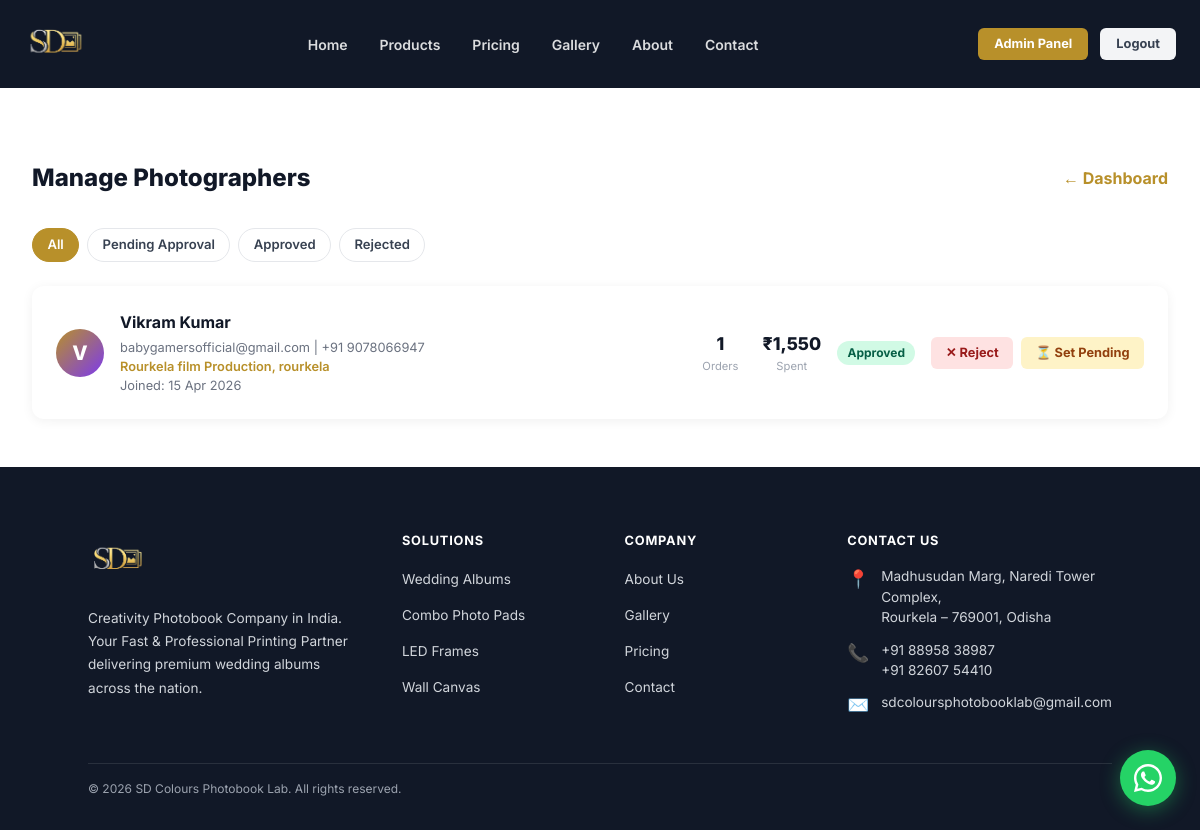
Screenshot of /admin/photographers.php (signed in) with the database file from the repository.
### tables this page shows
CREATE TABLE `users` (
  `id` int unsigned NOT NULL AUTO_INCREMENT,
  `name` varchar(150) NOT NULL,
  `email` varchar(200) NOT NULL,
  `password_hash` varchar(255) NOT NULL,
  `role` enum('admin','photographer') NOT NULL DEFAULT 'photographer',
  `phone` varchar(20) DEFAULT NULL,
  `studio_name` varchar(200) DEFAULT NULL,
  `city` varchar(100) DEFAULT NULL,
  `status` enum('pending','approved','rejected') NOT NULL DEFAULT 'pending',
  `created_at` datetime NOT NULL DEFAULT CURRENT_TIMESTAMP,
  PRIMARY KEY (`id`),
  UNIQUE KEY `email` (`email`)
);

### admin/photographers.php (the view, shortened to what this page needs)
<?php
$db = getDB();
$filter = $_GET['status'] ?? 'all';
$where = $filter !== 'all' ? "WHERE role='photographer' AND status=?" : "WHERE role='photographer'";
$params = $filter !== 'all' ? [$filter] : [];
$stmt = $db->prepare("SELECT u.*, (SELECT COUNT(*) FROM orders WHERE photographer_id=u.id) as order_count, (SELECT COALESCE(SUM(total),0) FROM orders WHERE photographer_id=u.id AND status!='cancelled') as total_spent FROM users u $where ORDER BY u.created_at DESC");
$stmt->execute($params);
$photographers = $stmt->fetchAll();
require_once '../includes/header.php';
?>
<div class="admin-wrap">
  <div style="display:flex;align-items:center;justify-content:space-between;margin-bottom:2rem;flex-wrap:wrap;gap:1rem;">
    <h1 style="font-size:1.5rem;font-weight:800;">Manage Photographers</h1>
    <a href="/admin/index.php" style="color:var(--primary);font-weight:700;text-decoration:none;">← Dashboard</a>
  </div>
  <div class="filter-tabs">
    <?php foreach (['all'=>'All','pending'=>'Pending Approval','approved'=>'Approved','rejected'=>'Rejected'] as $k=>$v): ?>
    <a href="/admin/photographers.php?status=<?= $k ?>" class="filter-tab <?= $filter===$k?'active':'' ?>"><?= $v ?></a>
    <?php endforeach; ?>
  </div>
  <?php if ($photographers): ?>
  <?php foreach ($photographers as $p): ?>
  <div class="photo-card">
    <div class="photo-avatar"><?= strtoupper(substr($p['name'], 0, 1)) ?></div>
    <div class="photo-info">
      <h3><?= htmlspecialchars($p['name']) ?></h3>
      <p><?= htmlspecialchars($p['email']) ?> <?= $p['phone'] ? '| '.$p['phone'] : '' ?></p>
      <?php if ($p['studio_name']): ?><p style="color:var(--primary);font-weight:600;"><?= htmlspecialchars($p['studio_name']) ?><?= $p['city'] ? ', '.htmlspecialchars($p['city']) : '' ?></p><?php endif; ?>
      <p>Joined: <?= date('d M Y', strtotime($p['created_at'])) ?></p>
    </div>
    <div class="photo-stats">
      <div class="photo-stat"><div class="val"><?= $p['order_count'] ?></div><div class="lbl">Orders</div></div>
      <div class="photo-stat"><div class="val">₹<?= number_format($p['total_spent']) ?></div><div class="lbl">Spent</div></div>
    </div>
    <span class="status-badge status-<?= $p['status'] ?>"><?= ucfirst($p['status']) ?></span>
    <form method="POST" class="action-btns">
      <?php if ($p['status'] !== 'rejected'): ?>
      <button type="submit" name="update_status" value="1" onclick="this.form.status.value='rejected'" class="btn-reject">✕ Reject</button>
      <?php endif; ?>
      <?php if ($p['status'] !== 'pending'): ?>
      <button type="submit" name="update_status" value="1" onclick="this.form.status.value='pending'" class="btn-pending">⏳ Set Pending</button>
      <?php endif; ?>
    </form>
  </div>
  <?php endforeach; ?>
  <?php else: ?>
  <div style="background:#fff;border-radius:12px;padding:3rem;text-align:center;color:#9ca3af;box-shadow:0 2px 12px rgba(0,0,0,.06);">No photographers found.</div>
  <?php endif; ?>
</div>
<?php require_once '../includes/footer.php'; ?>

### style.css (style rules this page uses)
:root { --primary: #b8902a; --primary-dark: #9a7520; --secondary: #111827; --accent: #f5f0e8; --border: #e5e0d8; --muted: #6b7280; --white: #ffffff; }
*, *::before, *::after { box-sizing: border-box; margin: 0; padding: 0; }
html { scroll-behavior: smooth; }
body { font-family: 'Inter', sans-serif; color: var(--secondary); background: #fff; padding-top: 72px; }

### admin/photographers.php (style rules this page uses)
.admin-wrap { max-width: 1200px; margin: 0 auto; padding: 2rem; padding-top: 5.5rem; }
.photo-card { background: #fff; border-radius: 12px; box-shadow: 0 2px 12px rgba(0,0,0,.06); padding: 1.5rem; display: flex; align-items: center; justify-content: space-between; margin-bottom: 1rem; gap: 1rem; flex-wrap: wrap; }
.photo-avatar { width: 48px; height: 48px; border-radius: 50%; background: linear-gradient(135deg,var(--primary),#7c3aed); display: flex; align-items: center; justify-content: center; color: #fff; font-weight: 800; font-size: 1.25rem; flex-shrink: 0; }
.photo-info { flex: 1; min-width: 180px; }
.photo-info h3 { font-weight: 700; margin: 0 0 .2rem; }
.photo-info p { color: #6b7280; font-size: .8rem; margin: 0; }
.photo-stats { display: flex; gap: 1.5rem; }
.photo-stat { text-align: center; }
.photo-stat .val { font-weight: 800; font-size: 1.1rem; }
.photo-stat .lbl { font-size: .7rem; color: #9ca3af; }
.status-badge { display: inline-block; padding: .2rem .65rem; border-radius: 20px; font-size: .75rem; font-weight: 700; }
.status-approved { background: #d1fae5; color: #065f46; }
.filter-tabs { display: flex; gap: .5rem; flex-wrap: wrap; margin-bottom: 1.5rem; }
.filter-tab { padding: .4rem .9rem; border-radius: 20px; border: 1.5px solid #e5e7eb; background: #fff; text-decoration: none; font-size: .82rem; font-weight: 600; color: #374151; }
.filter-tab.active { background: var(--primary); color: #fff; border-color: var(--primary); }
.action-btns { display: flex; gap: .5rem; flex-wrap: wrap; }
.btn-reject { background: #fee2e2; color: #991b1b; border: none; padding: .4rem .9rem; border-radius: 6px; font-weight: 700; font-size: .8rem; cursor: pointer; }
.btn-pending { background: #fef3c7; color: #92400e; border: none; padding: .4rem .9rem; border-radius: 6px; font-weight: 700; font-size: .8rem; cursor: pointer; }

### rows the page displays
users: name "V", name "Vikram Kumar", email "babygamersofficial@gmail.com", phone "+91 9078066947", studio_name "Rourkela film Production", city "rourkela", created_at "15 Apr 2026", order_count "1", total_spent "1,550", status "Approved", shows "✕ Reject", shows "⏳ Set Pending"

### other values shown
$v "All"
$v "Pending Approval"
$v "Approved"
$v "Rejected"
